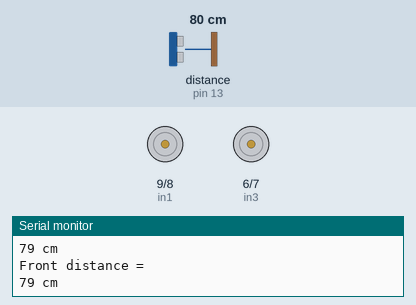
Recording of a sketch running on a simulated Arduino Uno, built with avr-gcc and run on an emulated ATmega328P. Shown: motor-driver pin pairs drawn as motors (green arrow = first pin HIGH = forward, orange = second pin HIGH = backward, longer = more drive, scaled by the enable pin), the last lines printed to the serial monitor. Wiring (inferred from the names in the program): ultrasonic range finder: trigger pin 12; echo pin 13. Inputs (shaded band) come from the test bench; at power-on: distance to the obstacle (sensor on pin 13) 80 cm. The echo pulse lasts 58.3 µs per cm.

Above: at 1.2 s.
1.3 s: distance to the obstacle (sensor on pin 13) set to 44 cm
2.8 s: distance to the obstacle (sensor on pin 13) set to 38 cm
At 3.7 s:
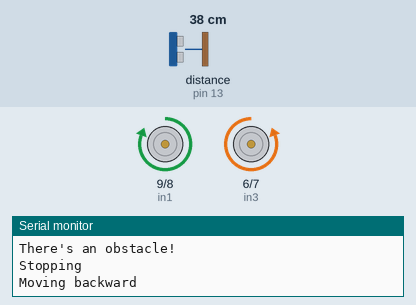
5.8 s: distance to the obstacle (sensor on pin 13) set to 250 cm
7.9 s: distance to the obstacle (sensor on pin 13) set to 2 cm
At 9.4 s:
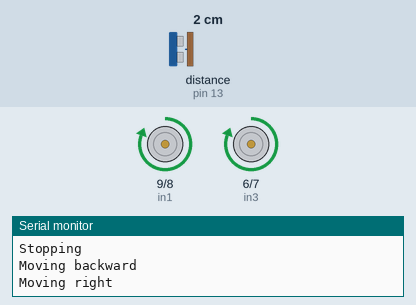
10.9 s: distance to the obstacle (sensor on pin 13) set to 60 cm
At 12.8 s:
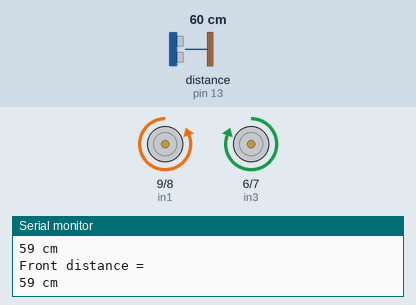
Timing chart, 0 to 13.4 s (numbered marks = the images above; inputs shaded):
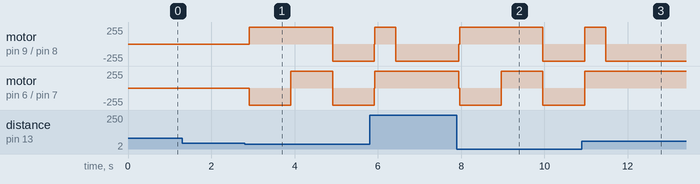

The sketch:

avoidance.ino
```cpp
#define trigPin 12
#define echoPin 13
//#include <Servo.h> //Add the Servo library

//Connect motor controller pins to Arduino digital pins
//Right Motor
int enA = 10;
int in1 = 9;
int in2 = 8;
//Left Motor
int enB = 5;
int in3 = 6;
int in4 = 7;
//int pos = 0;
//Servo myservo;

//Set unsigned integer variables to be used
unsigned int duration;
unsigned int distance;
unsigned int FrontDistance;
unsigned int LeftDistance;
unsigned int RightDistance;
unsigned int Time;
unsigned int CollisionCounter;
unsigned int TriggerDistance;

void setup() //This block happens once at startup
{
//Below set all the pin modes as OUTPUT as they will all be outputting data
  pinMode(trigPin, OUTPUT);
  pinMode(echoPin, INPUT);
  pinMode(enA, OUTPUT);
  pinMode(enB, OUTPUT);
  pinMode(in1, OUTPUT);
  pinMode(in2, OUTPUT);
  pinMode(in3, OUTPUT);
  pinMode(in4, OUTPUT);
//Included serial communication to show distances in serial monitor for demonstration purposes
  Serial.begin (9600);
  //myservo.attach(4); //Attaches the servo to pin 4
}

void loop()
{
  delay(200);
  scan();   //Call the Scan() procedure to check for obtacles to the front
  TriggerDistance = 40;
  FrontDistance = distance;                      //Whatever distance is returned by the Scan() procedure is set to the vaiable FrontDistance
  Serial.println("Front distance = ");           //Print routines for debugging
  Serial.print(distance);                        //Print routines for debugging
  Serial.println(" cm");                         //Print routines for debugging
  if(FrontDistance < TriggerDistance){
    Serial.println("There's an obstacle!"); //Obstacle deteced by the initial forward scan
    Stop();
    Backward();
    delay(1000);
    Right();
    delay(1000);
    Stop();
    scan();
    RightDistance = distance;          //Set the variable LeftDistance to the distance returned from the scan
    Serial.println("Left distance = ");
    Serial.print(distance);                                //Wait half a second for the servo to get there, may need adjusting
    Left();
    delay(1000);
    Stop();
    scan();                          //Call the scan procedure
    RightDistance = distance;                      //Set the variable LeftDistance to the distance returned from the scan
    Serial.println("Right distance = ");
    Serial.print(distance);
    if(LeftDistance < RightDistance) {
      Right();
      delay(500);
      Forward();
      }
  else{
    Forward();
  }
}
}


void Forward()                                    //This function tells the robot to go forward
{
  Serial.println("");
  Serial.println("Moving forward");
  // turn on left motor
  digitalWrite(in1, LOW);
  digitalWrite(in2, HIGH);
  // set speed out of possible range 0~255
  analogWrite(enA, 255);
  // turn on right motor
  digitalWrite(in3, HIGH);
  digitalWrite(in4, LOW);
  // set speed out of possible range 0~255
  analogWrite(enB, 255);
  //delay(200);
}

void Backward()                                  //This function tells the robot to move backward
{
  Serial.println("");
  Serial.println("Moving backward");
  // turn on left motor
  digitalWrite(in1, HIGH);
  digitalWrite(in2, LOW);
  // set speed out of possible range 0~255
  analogWrite(enA, 255);
  // turn on right motor
  digitalWrite(in3, LOW);
  digitalWrite(in4, HIGH);
  // set speed out of possible range 0~255
  analogWrite(enB, 255);
  //delay(200);
}

void Left()                                      //This function tells the robot to turn left
{
  Serial.println("");
  Serial.println("Moving left");
  digitalWrite(in1, LOW);
  digitalWrite(in2, HIGH);
// set speed out of possible range 0~255
  analogWrite(enA, 255);
  digitalWrite(in3, LOW);
  digitalWrite(in4, HIGH);
// set speed out of possible range 0~255
  analogWrite(enB, 255);
  //delay(200);
}

void Right()                                    //This function tells the robot to turn right
{
  Serial.println("");
  Serial.println("Moving right");
  digitalWrite(in1, HIGH);
  digitalWrite(in2, LOW);
// set speed out of possible range 0~255
  analogWrite(enA, 255);
  digitalWrite(in3, HIGH);
  digitalWrite(in4, LOW);
  analogWrite(enB, 255);
}

void Stop()                                     //This function tells the robot to stop moving
{
  Serial.println("");
  Serial.println("Stopping");
// now turn off motors
  digitalWrite(in1, LOW);
  digitalWrite(in2, LOW);
  digitalWrite(in3, LOW);
  digitalWrite(in4, LOW);
}

void scan() //This function tells the robot to scan for obstacles and set the variable distance
{
  Serial.println("");
  Serial.println("Scanning");
  //int duration, distance; //Removed as these varoiables are set as global variable at the start of the program
  digitalWrite(trigPin, HIGH);
  delayMicroseconds(1000); //Scan for 10 milliseconds?
  digitalWrite(trigPin, LOW);
  duration = pulseIn(echoPin, HIGH);
  distance = (duration/2) /29.1;
  Serial.print(distance);
  Serial.println(" cm");
  //delay(500);                //Wait 1/2 second
}
```

Measured:
- the behaviour switches between 41 and 40 cm on distance to the obstacle (sensor on pin 13) (found by bisection; images 0 and 1)
- after the input at 2.8 s, motor on pin 9 (in1) / pin 8 (in2): stopped → forward 255/255 after 0.11 s, → backward 255/255 2.0 s later; motor on pin 6 (in3) / pin 7 (in4): stopped → backward 255/255 after 0.11 s, → forward 255/255 1.0 s later, → backward 255/255 1.0 s later
- after the input at 7.9 s, motor on pin 9 (in1) / pin 8 (in2): backward 255/255 → forward 255/255 at once, → backward 255/255 2.0 s later; motor on pin 6 (in3) / pin 7 (in4): forward 255/255 → backward 255/255 at once, → forward 255/255 1.0 s later, → backward 255/255 1.0 s later
- after the input at 10.9 s, motor on pin 9 (in1) / pin 8 (in2): goes on until 11.5 s, then stays backward 255/255; motor on pin 6 (in3) / pin 7 (in4): goes on until 11.0 s, then stays forward 255/255
